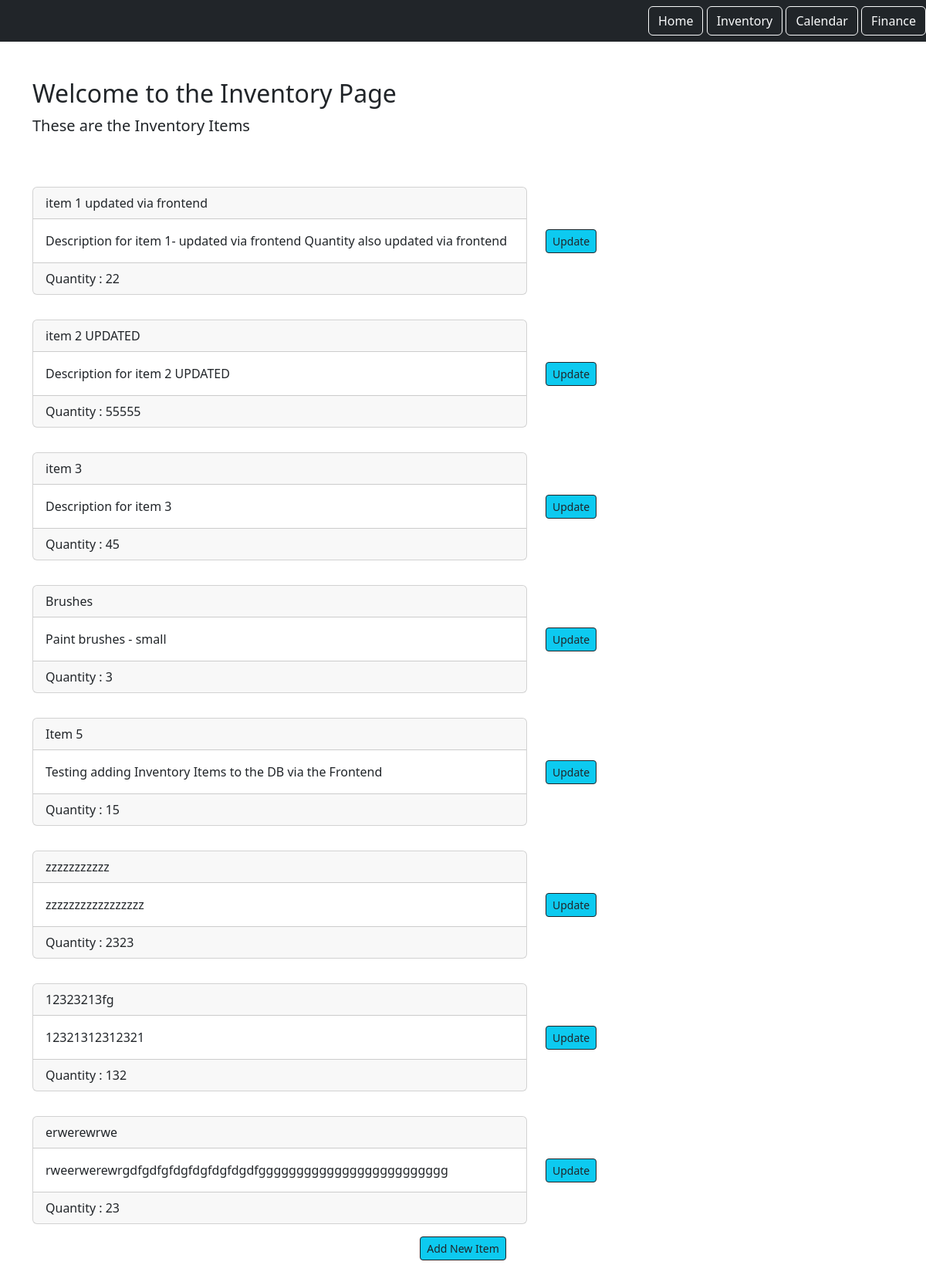
The app's page /inventory/ (signed in), older data.
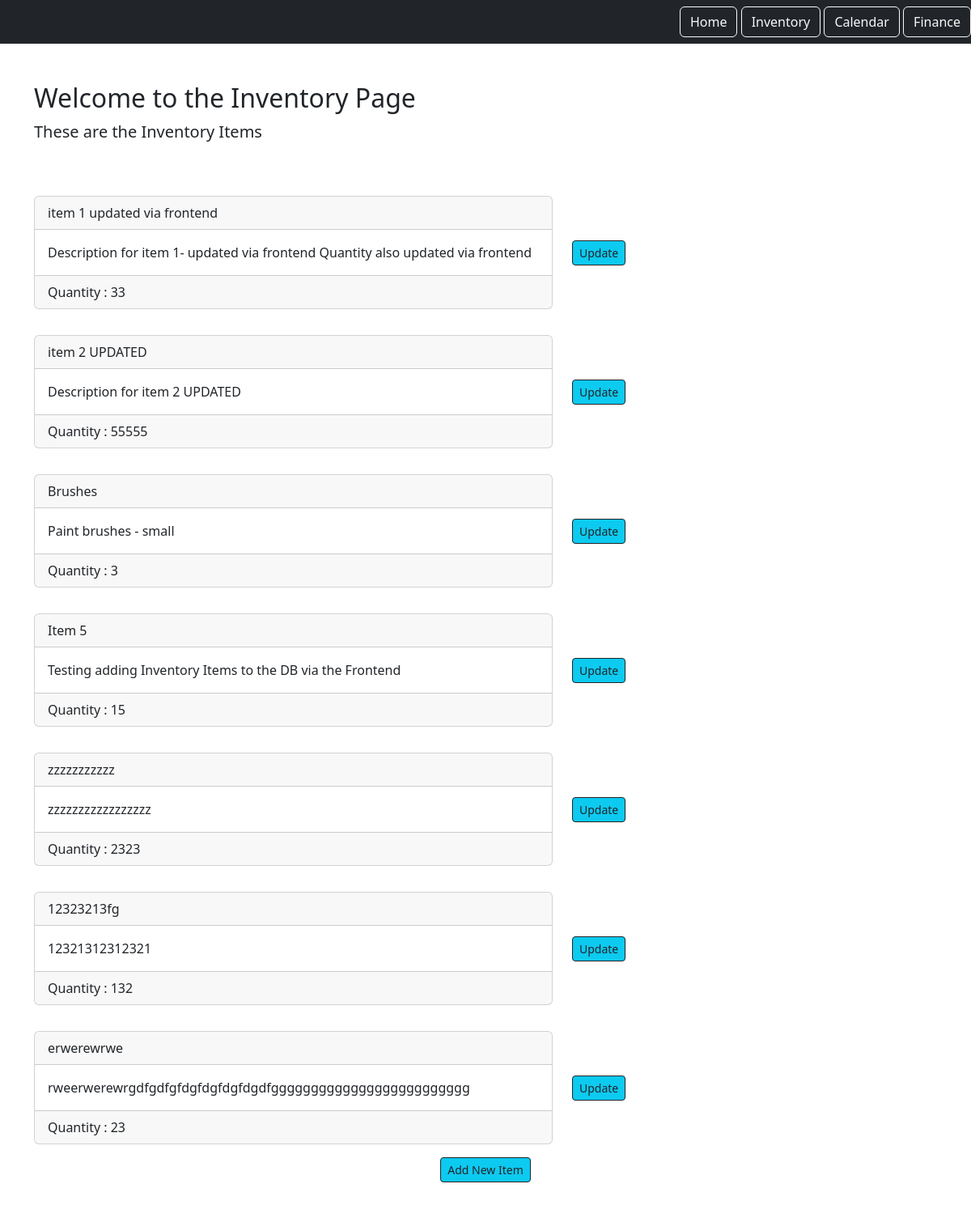
The same page, newer data.
### inventory_component/models.py (models this page shows)
class Inventory(models.Model):
    item = models.CharField(max_length=255)
    description = models.TextField()
    quantity = models.PositiveIntegerField()
    user = models.ForeignKey(User, on_delete=models.CASCADE, related_name='items')

### inventory_component/views.py (the view)
# urls.py: path('', views.InventoryList.as_view(), name="inventory_list"),
class InventoryList(LoginRequiredMixin, ListView):
    model = Inventory
    context_object_name = "items"
    template_name = "inventory_list.html"
    login_url = '/login'
    def get_queryset(self):
        return self.request.user.items.all()

### inventory_component/templates/Inventory_list.html (shortened to what this page needs)
{% extends 'base.html' %}
{% load static %}
{% block content %}
    <div class="row">
        <div class="col">
            <div class="item_list_heading mb-5">
                <h1 class="fs-2">Welcome to the Inventory Page</h1>
                <p class="fs-5">These are the Inventory Items</p>
            </div>
        </div>
    </div>
    <div class="row">
        {% for item in items %}
        	<div class="col-md-7 py-3">
                <div class="card">
                    <div class="card-header">
                        {{ item.item }}
                    </div>
                    <div class="card-body ">
                        {{ item.description }}
                    </div>
                    <div class="card-footer">
                        Quantity : {{ item.quantity }}
                    </div>
                </div>
            </div>
        <div class="col-md-5 py-3 d-flex align-items-center">
        <a href="{% url 'item.detail' pk=item.id %}" class="btn btn-info btn-sm btn-outline-dark">Update</a>
    </div>
        {% endfor %}
    <div class="text-center">
    <a href="{% url 'item.new' %}" class="btn btn-info btn-sm btn-outline-dark">Add New Item</a>
    </div>
{% endblock content %}

### static/templates/base.html (shortened to what this page needs)
{% load static %}
<!DOCTYPE html>
<html lang="en">
  <head>
    <link
      href="https://cdn.jsdelivr.net/npm/bootstrap@5.3.0-alpha1/dist/css/bootstrap.min.css"
      rel="stylesheet"
    />
    <link rel="stylesheet" href="{% static 'css/style.css' %}">
  </head>
  <body>
    <nav class="navbar navbar-dark bg-dark">
        <div class="ms-auto">
          {% if user.is_authenticated %}
          <a href="{% url 'home' %}" class="btn btn-outline-light">Home</a>
          <a href="{% url 'inventory_list' %}" class="btn btn-outline-light">Inventory</a>
          <a href="{% url 'calendar_component:calendar' %}" class="btn btn-outline-light">Calendar</a>
          <a href="#" class="btn btn-outline-light">Finance</a>
          {% endif %}
        </div>
    </nav>
    <div class="container my-5">
        {% block content %}
        {% endblock %}
    </div>
  </body>
</html>

### static/css/style.css (style rules this page uses)
a { color: #17a2b8; }

Row changes from the older to the newer data that the page shows:
removed Inventory: item "item 3", description "Description for item 3", quantity "45"
changed Inventory "item 1 updated via frontend": quantity "22" → "33"
